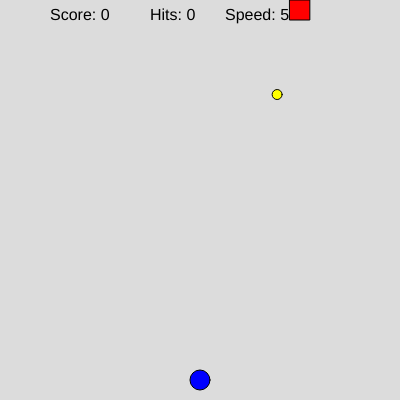
Frame 1 (no input)
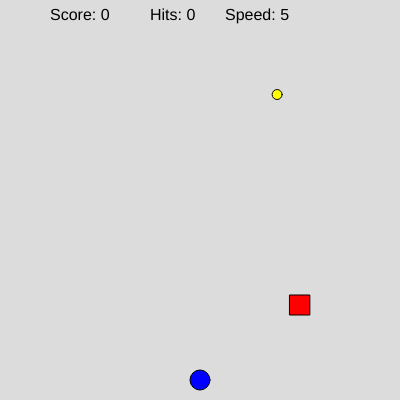
Frame 60 (no input)
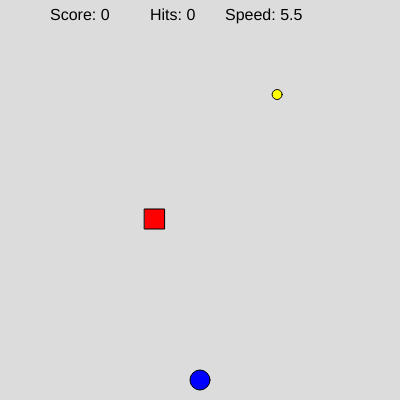
Frame 120 (the mouse pressed at the canvas centre since frame 60)

The p5.js sketch that drew these frames (run headless with seeded random() and noise() and a simulated clock; from frame 60 on, the mouse is pressed at the canvas centre):

// p5.js sketch
// ── sketch.js
// Game variables 
let playerX, playerY;
let coinX, coinY;
let obstacleX, obstacleY;
let score = 0;
let gameOver = false;
let obstacleSpeed = 5;
let hits = 0;

function setup() {
  createCanvas(400, 400);
  initializeGame();
}

function initializeGame() {
  // Initialize player position (bottom center)
  playerX = width/2;
  playerY = height - 20;
  
  // Initialize coin position
  newCoin();
  
  // Initialize obstacle position
  obstacleX = random(20, height-20);
  obstacleY = 0;
}

function draw() {
  background(220);
  
  if (gameOver) {
    displayGameOver();
  } else {
    // Draw game elements
    drawPlayer();
    drawCoin();
    drawObstacle();
    
    // Handle movement
    movePlayer();
    moveObstacle();
    
    // Check for collisions
    checkCoinCollection();
    checkCollisions();
    
    // Display game stats
    displayStats();
  }
}

function drawPlayer() {
  fill(0, 0, 255);  // Blue player
  circle(playerX, playerY, 20);
}

function drawCoin() {
  fill(255, 255, 0);  // Yellow coin
  circle(coinX, coinY, 10);
}

function drawObstacle() {
  fill(255, 0, 0);  // Red obstacle
  rect(obstacleX, obstacleY, 20, 20);
}

// Basic left/right movement provided
function movePlayer() {
  if (keyIsDown(LEFT_ARROW)) {
    playerX -= 5;
  }
  if (keyIsDown(RIGHT_ARROW)) {
    playerX += 5;
  }
  
  //Up/down movement
  if(keyIsDown(UP_ARROW)){
    playerY -= 5
  }
  if(keyIsDown(DOWN_ARROW)){
    playerY += 5
  }
  
  
  // TODO: Add boundary checking
  // HINT: Keep player within canvas bounds
  // Check against 0, width, and height
  if(playerX < 0 || playerX > width || playerY > height || playerY < 0){
    playerX = width/2;
    playerY = height - 20;
  }
}

function moveObstacle() {
  //Move obstacle from top to bottom
  // HINT: Increase obstacleX by obstacleSpeed
  obstacleY += obstacleSpeed

  
  // TODO: Reset obstacle when it goes off screen
  // HINT: Check if obstacleX > width
  // Reset to left side and new random Y position
  if(obstacleY > width){
    obstacleX = random(20, height - 20)
    obstacleY = 0
    obstacleSpeed += 0.5
  }
}

function checkCoinCollection() {
  //Check if player touches coin
  if(dist(playerX, playerY, coinX, coinY) < 15){
    score++
    newCoin()
    obstacleSpeed += 0.5
  }
}

function checkCollisions() {
  //Check if player hits obstacle
  // HINT: Similar to coin collection
  if(dist(playerX, playerY, obstacleX, obstacleY) < 20){
    hits++
    if(hits >= 3){
      gameOver = true
      displayGameOver()
    }
    newCoin()
    drawObstacle()
    playerX = width/2;
    playerY = height - 20;
  }
}

function displayStats() {
  fill(0);
  textSize(16);
  text("Score: " + score, 50, 20);
  //Display for hits and speed
  text(`Hits: ${hits}`, 150, 20)
  text(`Speed: ${obstacleSpeed}`, 225, 20)
}

function displayGameOver() {
  //Show game over screen
  // HINT: Use textAlign(CENTER, CENTER
  textAlign(CENTER, CENTER)
  textSize(50)
  text("Game Over", width/2, height/2 - 40)
  textSize(20)
  text(`Final Score: ${score}`, width/2, height/2 + 5)
  text("Press R to Restart", width/2, height/2 + 35)
}

function newCoin() {
  // Generate random position for coin
  coinX = random(20, width-20);
  coinY = random(20, height-20);
}

function resetGame() {
  //Reset all game variables
  score = 0
  hits = 0
  obstacleSpeed = 5
  gameOver = false
  initializeGame()
  // HINT: Reset score, hits, speed
  // Set gameOver to false
  // Call initializeGame()
}

function keyPressed() {
  // TODO: Check for 'R' key to restart game
  if((key === "r" & gameOver == true) || (key === "R" & gameOver == true)){
    resetGame()
  }
}

// Helper function you might need
function distance(x1, y1, x2, y2) {
  return dist(x1, y1, x2, y2);
}
